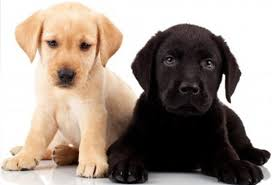
#> input picture Module10/dogs.jpeg, 272 x 185 px, found by its file name
$ python CaseStudyII.py
#> lines starting #> are read from the running program, lines starting #| are printed output that depends on the picture
# -*- coding: utf-8 -*-
"""
Created on Sun Sep 30 00:17:49 2018

@author: Prashant Bhat
"""
import numpy as np
from PIL import Image
from sklearn.cluster import KMeans
from sklearn.metrics import pairwise_distances_argmin
from sklearn.utils import shuffle
from time import time
import matplotlib.pyplot as plt
plt.rcParams['figure.figsize'] = (5,5)
plt.style.use('ggplot')

data_img = Image.open("G:\\extra things\\Knowledge\\practice\\Edureka\\Module10\\dogs.jpeg")
#> data_img is the input picture: PIL image 272x185 RGB; mean R, G, B 160.9, 147.9, 138.1

n_colors = 3

dog = np.array(data_img,dtype=np.float64)/255
print(dog.shape)
#| (185, 272, 3)

# Load Image and transform to a 2D numpy array.
w, h, d = original_shape = tuple(dog.shape)
#> w = 185; h = 272; d = 3; original_shape = (185, 272, 3)
assert d == 3
image_array = np.reshape(dog, (w * h, d))
print(image_array.shape)
#| (50320, 3)
print("Fitting model on a small sub-sample of the data")
t0 = time()
image_array_sample = shuffle(image_array, random_state=0)[:1000]
#> image_array_sample = 1000 rows, first 8: [0.737, 0.569, 0.431], [0.00784, 0.00784, 0.00784], [0.788, 0.773, 0.769], [0.929, 0.831, 0.71], [1, 0.996, 0.984], [0, 0, 0], [0.302, 0.263, 0.259], [0.996, 0.996, 0.996]
kmeans = KMeans(n_clusters=n_colors, random_state=0).fit(image_array_sample)
print("done in %0.3fs." % (time() - t0))

# Get labels for all points
print("Predicting color indices on the full image (k-means)")
t0 = time()
labels = kmeans.predict(image_array)
print("done in %0.3fs." % (time() - t0))

codebook_random = shuffle(image_array, random_state=0)[:n_colors]
#> codebook_random = [[0.737, 0.569, 0.431], [0.00784, 0.00784, 0.00784], [0.788, 0.773, 0.769]]
print("Predicting color indices on the full image (random)")
t0 = time()
labels_random = pairwise_distances_argmin(codebook_random,
                                          image_array,
                                          axis=0)
print("done in %0.3fs." % (time() - t0))

def recreate_image(codebook, labels, w, h):
    """Recreate the (compressed) image from the code book & labels"""
#> called with codebook = array of shape (3, 3), labels = array of shape (50320,), w = 185, h = 272
    d = codebook.shape[1]
    image = np.zeros((w, h, d))
    label_idx = 0
    for i in range(w):
        for j in range(h):
            image[i][j] = codebook[labels[label_idx]]
            label_idx += 1
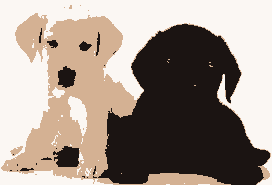
#> image: shape (185, 272, 3) float64; mean of channels 0, 1, 2 0.629, 0.579, 0.541; drawn as R, G, B
#> after the loop, label_idx = 50320
    return image


# Display all results, alongside original image
plt.figure(1)
plt.clf()
plt.axis('off')
plt.title('Original image (50320 colors)')
plt.imshow(dog)

plt.figure(2)
plt.clf()
plt.axis('off')
plt.title('Quantized image (3 colors, K-Means)')
plt.imshow(recreate_image(kmeans.cluster_centers_, labels, w, h))

plt.figure(3)
plt.clf()
plt.axis('off')
plt.title('Quantized image (3 colors, Random)')
plt.imshow(recreate_image(codebook_random, labels_random, w, h))
#> call 2 of recreate_image, with codebook = array of shape (3, 3), labels = array of shape (50320,), w = 185, h = 272
#> after the loop in recreate_image (call 2), `for i in range(w):`:
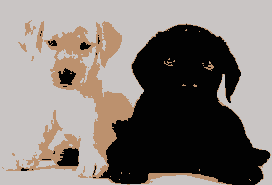
#> image: shape (185, 272, 3) float64; mean of channels 0, 1, 2 0.512, 0.482, 0.461; drawn as R, G, B
plt.show()
